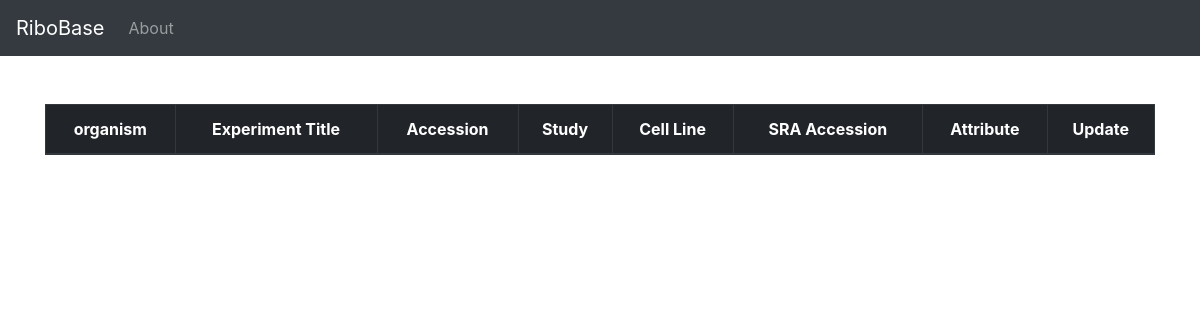
The page /DataSearchPage/1 on the database as committed earlier.
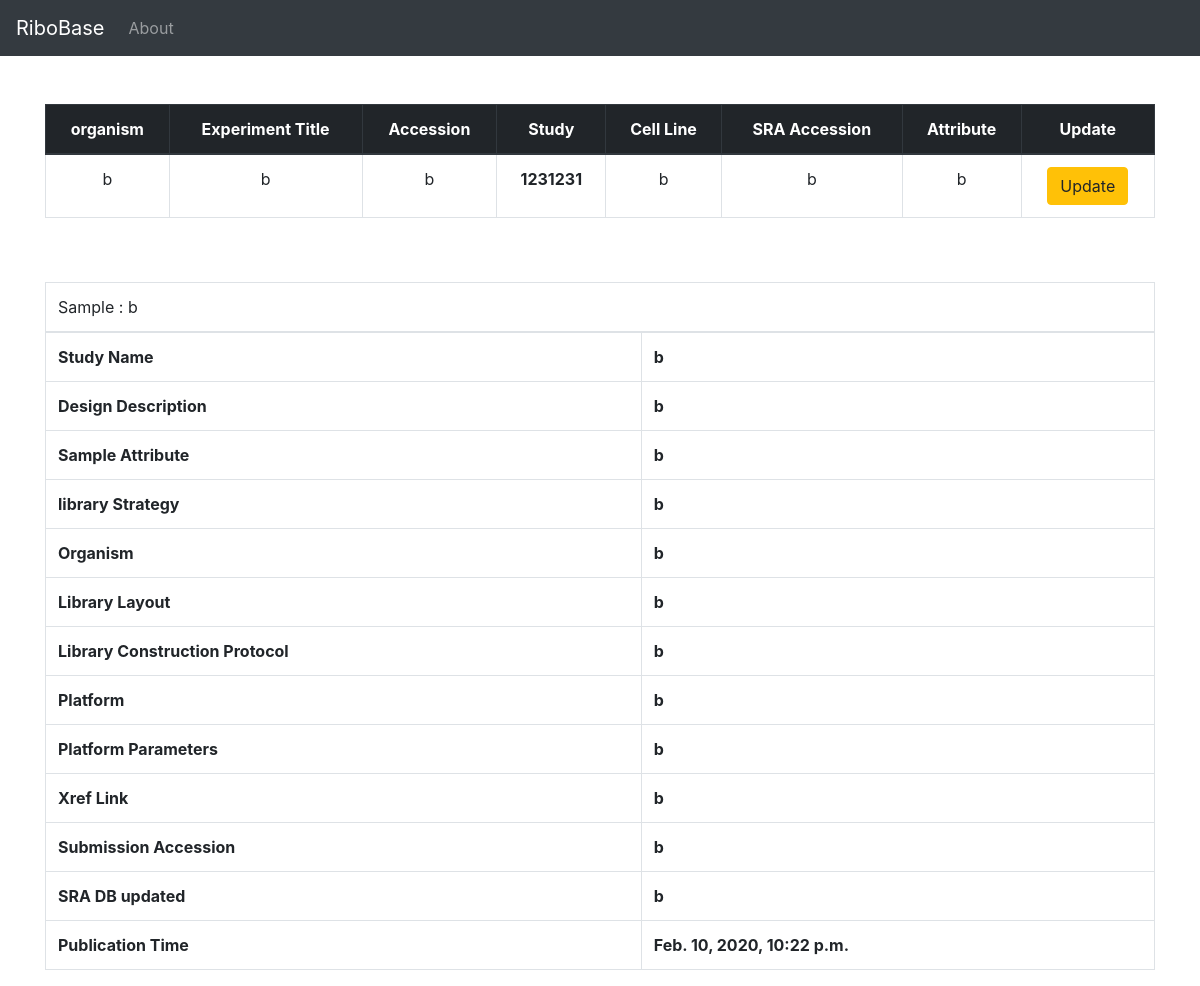
The same page on the database as committed later.
### project/models.py (models this page shows, shortened)
class Experiment(models.Model):
    study = models.ForeignKey('Study',blank = False,on_delete = models.CASCADE)
    experiment_alias = models.CharField(max_length = 200,unique = True,blank = False)
    experiment_accession = models.CharField(max_length = 200,unique = True,blank = False)
    experiment_title = models.CharField(max_length = 200,blank = False)
    study_name = models.CharField(max_length = 200,blank = False)
    design_description = models.TextField(max_length = 200,blank = False)
    sample_accession = models.CharField(max_length = 200,blank = False)
    sample_attribute = models.TextField(max_length = 200,blank = False)
    library_strategy = models.CharField(max_length = 200,blank = False)
    library_layout = models.CharField(max_length = 200,blank = False)
    library_construction_protocol = models.TextField(max_length = 200,blank = False)
    platform = models.CharField(max_length = 200,blank = False)
    platform_parameters = models.CharField(max_length = 200,blank = False)
    xref_link = models.CharField(max_length = 200,blank = False)
    experiment_attribute = models.CharField(max_length = 200,blank = False)
    submission_accession = models.CharField(max_length = 200,blank = False)
    sradb_updated = models.CharField(max_length = 200,blank = False)
    organism = models.CharField(max_length = 200,blank = False)
    cell_line = models.CharField(max_length = 200,blank = False)
    create_date = models.DateTimeField(auto_now_add = True)

class Study(models.Model):
    geo_accession = models.CharField( max_length = 50,unique = True,blank = False)
    study_accession = models.CharField(max_length = 50,unique = True,blank = False)
    study_title = models.CharField(max_length = 200,unique = False,blank = True)
    study_type = models.CharField(max_length = 100,unique = False,blank = True)
    study_abstract = models.TextField(blank = True)
    study_description = models.CharField(max_length = 200,unique = False,blank = True)
    xref_link = models.CharField(max_length = 200,unique = False,blank = True)
    submission_accession = models.CharField(max_length = 50,unique = False,blank = True)
    sradb_updated = models.CharField(max_length = 200,unique = False,blank = True)
    create_date = models.DateTimeField(auto_now_add = True)
    def __str__(self):
        return self.geo_accession

### project/views.py (the view)
# urls.py: path('DataSearchPage/<int:id>',views.DataSearchPage,name="DataSearchPage"),
def DataSearchPage(request,id):
    experiments = Experiment.objects.filter(id=id).all()
    return render(request,"DataSearchPage.html",{"experiments":experiments})

### templates/DataSearchPage.html
{% extends "layout.html" %}
{% block body %}
<br><br>
  <table class="table table-bordered table-hover">
    <thead class="thead-dark">
      <tr>
        <th scope="col"><center>organism</center></th>
        <th scope="col"><center>Experiment Title</center></th>
        <th scope="col"><center>Accession</center></th>
        <th scope="col"><center>Study</center></th>
        <th scope="col"><center>Cell Line</center></th>
        <th scope="col"><center>SRA Accession</center></th>
        <th scope="col"><center>Attribute</center></th>
        <th scope="col"><center>Update</center></th>
      </tr>
    </thead>
    <tbody>
    {% for experiment in experiments %}
    <tr>
      <td><center>{{experiment.organism}}</center></td>
      <td><center>{{experiment.experiment_title}}</center></td>
      <td><center>{{experiment.experiment_accession}}</center></td>
      <th><center>{{ experiment.study}}</center></th>
      <td><center>{{experiment.cell_line}}</center></td>
      <td><center>{{experiment.sample_accession}}</center></td>
      <td><center>{{experiment.experiment_attribute}}</center></td>
      <td><center><a href="/UpdateExperiment/{{experiment.id}}" class ="btn btn-warning">Update</center></td>
        </tr>
      {% endfor %}
    </tbody>
  </table>
  <br><br>
  <table class="table table-bordered table-hover">
    <thead class="thead-dark">
      {% for experiment in experiments %}
      <tr>
        <td colspan="5" >Sample : {{ experiment.experiment_alias}}</tdcolspan="2">
      </tr>
    </thead>
    <tbody>
      <tr>
            <th colspan="1">Study Name</th>
            <th colspan="5">{{ experiment.study_name}}</th>
      </tr>
      <tr>
        <th scope="col">Design Description</th>
        <th>{{ experiment.design_description }}</th>
      </tr>
      <tr>
        <th scope="col">Sample Attribute</th>
        <th>{{ experiment.sample_attribute}}</th>
      </tr>
      <tr>
        <th scope="col">library Strategy</th>
        <th>{{ experiment.library_strategy}}</th>
      </tr>
      <tr>
        <th scope="col">Organism</th>
        <th>{{ experiment.organism}}</th>
      </tr>
      <tr>
        <th scope="col">Library Layout</th>
        <th>{{ experiment.library_layout}}</th>
      </tr>
      <tr>
        <th scope="col">Library Construction Protocol</th>
        <th>{{ experiment.library_construction_protocol}}</th>
      </tr>
      <tr>
        <th scope="col">Platform</th>
        <th>{{ experiment.platform}}</th>
      </tr>
      <tr>
        <th scope="col">Platform Parameters</th>
        <th>{{ experiment.platform_parameters}}</th>
      </tr>
      <tr>
        <th scope="col">Xref Link</th>
        <th>{{ experiment.xref_link}}</th>
      </tr>
      <tr>
        <th scope="col">Submission Accession</th>
        <th>{{ experiment.submission_accession}}</th>
      </tr>
      <tr>
        <th scope="col">SRA DB updated</th>
        <th>{{ experiment.sradb_updated}}</th>
      </tr>
      <tr>
        <th scope="col">Publication Time</th>
        <th>{{experiment.create_date}}</th>
      </tr>
      {% endfor %}
    </tbody>
  </table>
{% endblock body %}

Rows that differ between the two databases and show on the page:
added Experiment: organism "b", experiment_title "b", experiment_accession "b", study "1231231", cell_line "b", sample_accession "b", experiment_attribute "b", experiment_alias "b", study_name "b", design_description "b", sample_attribute "b", library_strategy "b", library_layout "b", library_construction_protocol "b", platform "b", platform_parameters "b", xref_link "b", submission_accession "b", sradb_updated "b", create_date "Feb. 10, 2020, 10:22 p.m."
